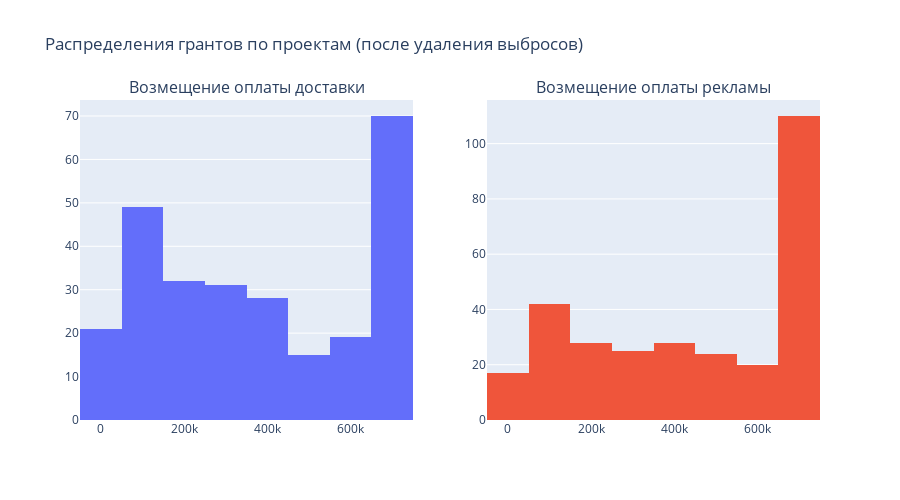

Write notebook code for a chart like this one.
### Markdown cell above
#### 3.5.1. Проект 1 - Возмещение оплаты доставки; Проект 2 - Возмещение оплаты рекламы

Проекты имеют очень похожее распределение, выбросов в данных обнаружено не было.

Оба рспределения бимодальны, при этом численно моды отличаются.

Получен p-value - 0.002684934023946172, значит различия между группами статистически значимы.

### Code cell
fig = make_subplots(rows=1,
                    cols=2,
                    shared_yaxes=False,
                    subplot_titles=['Возмещение оплаты доставки', 'Возмещение оплаты рекламы'])

fig.append_trace(go.Histogram(x=df_no_outliers[df_no_outliers['project_name'] == 'Возмещение оплаты доставки']['amount'],
                              name='Возмещение оплаты доставки'), 
                              1, 1)

fig.append_trace(go.Histogram(x=df_no_outliers[df_no_outliers['project_name'] == 'Возмещение оплаты рекламы']['amount'],
                              name='Возмещение оплаты рекламы'),
                              1, 2)

fig.update_layout(title='Распределения грантов по проектам (после удаления выбросов)',
                  height=500,
                  coloraxis=dict(colorscale='Bluered_r'),
                  showlegend=False)
fig.show()

display(Image(filename='img/delivery_ads.png', width=800))

### Figure 1 — Plotly figure (JSON) as saved in the notebook; plotly's stock layout.template omitted (floating-point values rounded to 4 significant figures; data arrays with more than 128 entries replaced by an {"elided": "..."} marker saying what was removed)
{"data": [{"name": "Возмещение оплаты доставки", "type": "histogram", "x": {"elided": "265 float values"}, "xaxis": "x", "yaxis": "y"}, {"name": "Возмещение оплаты рекламы", "type": "histogram", "x": {"elided": "294 float values"}, "xaxis": "x2", "yaxis": "y2"}], "layout": {"annotations": [{"font": {"size": 16}, "showarrow": false, "text": "Возмещение оплаты доставки", "x": 0.225, "xanchor": "center", "xref": "paper", "y": 1, "yanchor": "bottom", "yref": "paper"}, {"font": {"size": 16}, "showarrow": false, "text": "Возмещение оплаты рекламы", "x": 0.775, "xanchor": "center", "xref": "paper", "y": 1, "yanchor": "bottom", "yref": "paper"}], "coloraxis": {"colorscale": [[0, "rgb(255,0,0)"], [1, "rgb(0,0,255)"]]}, "height": 500, "showlegend": false, "title": {"text": "Распределения грантов по проектам (после удаления выбросов)"}, "xaxis": {"anchor": "y", "domain": [0, 0.45]}, "xaxis2": {"anchor": "y2", "domain": [0.55, 1]}, "yaxis": {"anchor": "x", "domain": [0, 1]}, "yaxis2": {"anchor": "x2", "domain": [0, 1]}}}
